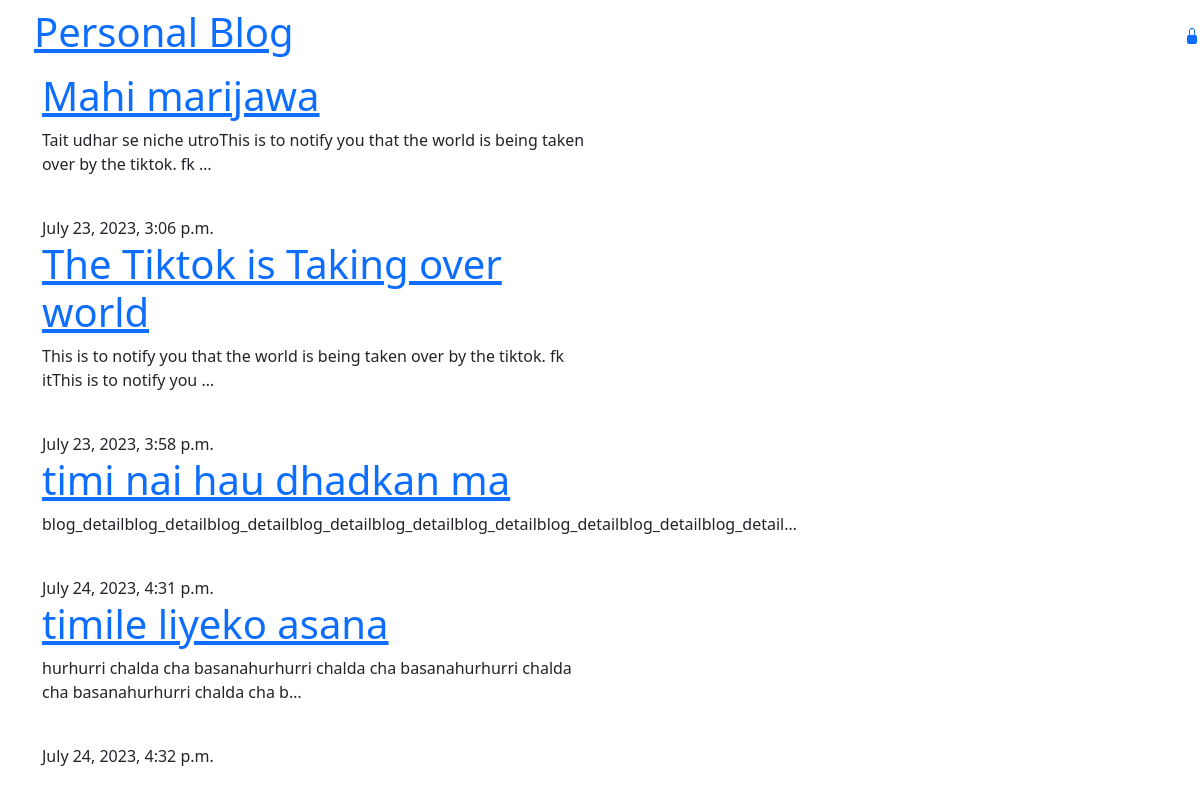
The page / on the database its author committed.
### blog_site_app/models.py (models this page shows, shortened)
class BlogPost(models.Model):
   title = models.CharField(max_length=256)
   text =  models.TextField()
   date = models.DateTimeField(default=timezone.now)
   published_date = models.DateTimeField(blank=True, null=True)

### blog_site_app/views.py (the view)
# urls.py: path("", views.post_list),
def post_list(request):
    posts = BlogPost.objects.all()
    return render (request,"post_list.html", {"all_posts": posts},)

### templates/post_list.html
{% extends "base.html" %}
{% block content%}
{% for post in all_posts %}
<div class="post">
    <h1><a href="blog_detail/{{post.pk}}">{{post.title}}</a></h1>
</div>
<p class=""> {{post.text | truncatechars:100}} </p>
<br>
{% if post.published_date %}
<div class="date">
    {{post.published_date}}
</div>
{% endif %}
{% endfor %}
{% endblock %}

### rows shown on the page
BlogPost: title "Mahi marijawa", text "Tait udhar se niche utroThis is to notify you that the world is being taken over by the tiktok. fk …", published_date "July 23, 2023, 3:06 p.m."
BlogPost: title "The Tiktok is Taking over world", text "This is to notify you that the world is being taken over by the tiktok. fk itThis is to notify you …", published_date "July 23, 2023, 3:58 p.m."
BlogPost: title "timi nai hau dhadkan ma", text "blog_detailblog_detailblog_detailblog_detailblog_detailblog_detailblog_detailblog_detailblog_detail…", published_date "July 24, 2023, 4:31 p.m."
BlogPost: title "timile liyeko asana", text "hurhurri chalda cha basanahurhurri chalda cha basanahurhurri chalda cha basanahurhurri chalda cha b…", published_date "July 24, 2023, 4:32 p.m."
